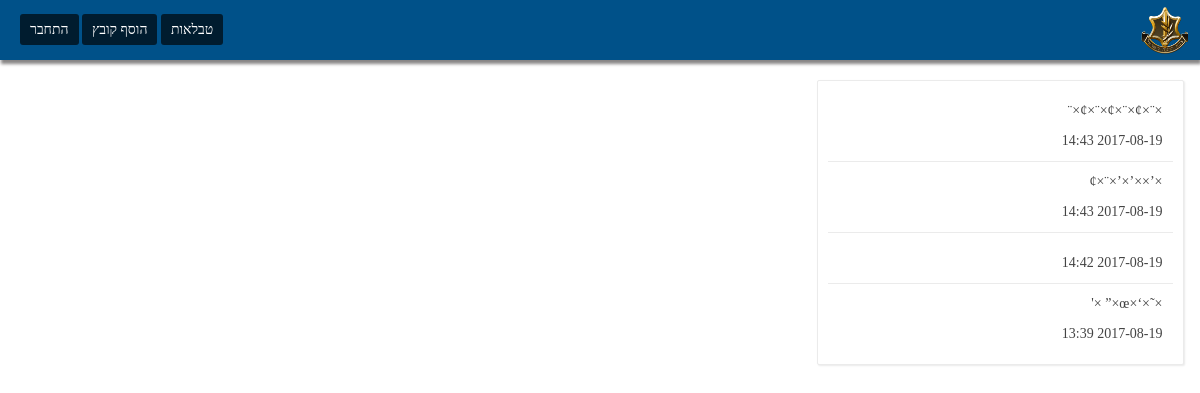
/tables.php, run on the app's committed database.
### tables this page shows
CREATE TABLE `tables` (
  `id` int(11) NOT NULL,
  `title` varchar(999) NOT NULL,
  `html` text NOT NULL,
  `user_id` int(11) NOT NULL,
  `date` timestamp NOT NULL DEFAULT CURRENT_TIMESTAMP
);

### tables.php (the view, shortened to what this page needs)
<?php
    require 'config.php';
?>
<!DOCTYPE html>
<html lang="en" dir="RTL">
    <head>
        <link rel="stylesheet" href="style.css">
        <link rel="stylesheet" href="toast.css">
        <link rel="stylesheet" href="bootstrap.css">
    </head>
    <body>
        <?php include 'nav.php'; ?>
        <div class="site-wrap">
            <div class="grid__col grid__col--2-of-6">
                <ul id="tables-list">
                    <?php $tables = $conn->query("SELECT * FROM `tables` order by `date` DESC");
                        while ($table = $tables->fetch()) {
                            echo '<li data-tableitemid="' . $table['id'] . '"><p class="title">' . $table['title'] . '</p><span id="added-info">' . substr($table['date'], 0, 16) . '</span><input type="hidden" value="' . $table['id'] . '"' . '</li><br>';
                        }
                    ?>
                </ul>
            </div>
            <div class="grid__col grid__col--4-of-6" id="tables-display"></div>
        </div>
    </body>
</html>

### style.css (style rules this page uses)
* { padding: 0px; margin: 0px; font-family: tahoma; }
body { background-color: #F8F8FA; }
.site-wrap { padding: 20px; }
ul#files-list, ul#tables-list { padding: 10px; border: 1px solid #ebebeb; background-color: #fff; height: 100%; border-radius: 2px; box-shadow: 1px 1px 2px #eaeaea; max-height: 550px; overflow-y: scroll; }
#files-list li, #tables-list li { padding: 10px; list-style-type: none; color: #444; cursor: pointer; }
#files-list li:not(:last-child), #tables-list li:not(:last-child) { border-bottom: 1px solid #ebebeb; }

### toast.css (style rules this page uses)
.grid__col--1-of-3, .grid__col--2-of-6, .grid__col--4-of-12 { width: 33.33333%; }
.grid__col--2-of-3, .grid__col--4-of-6, .grid__col--8-of-12 { width: 66.66667%; }
.grid__col { box-sizing: border-box; display: inline-block; margin-right: -.25em; min-height: 1px; padding-left: 20px; vertical-align: top; }

### data on the page
tables: title "×¨×¢×¨×¢×¨×¢×¨", date "2017-08-19 14:43"
tables: title "×’××’×’×¨×¢", date "2017-08-19 14:43"
tables: date "2017-08-19 14:42"
tables: title "×˜×‘×œ×” ×'", date "2017-08-19 13:39"
